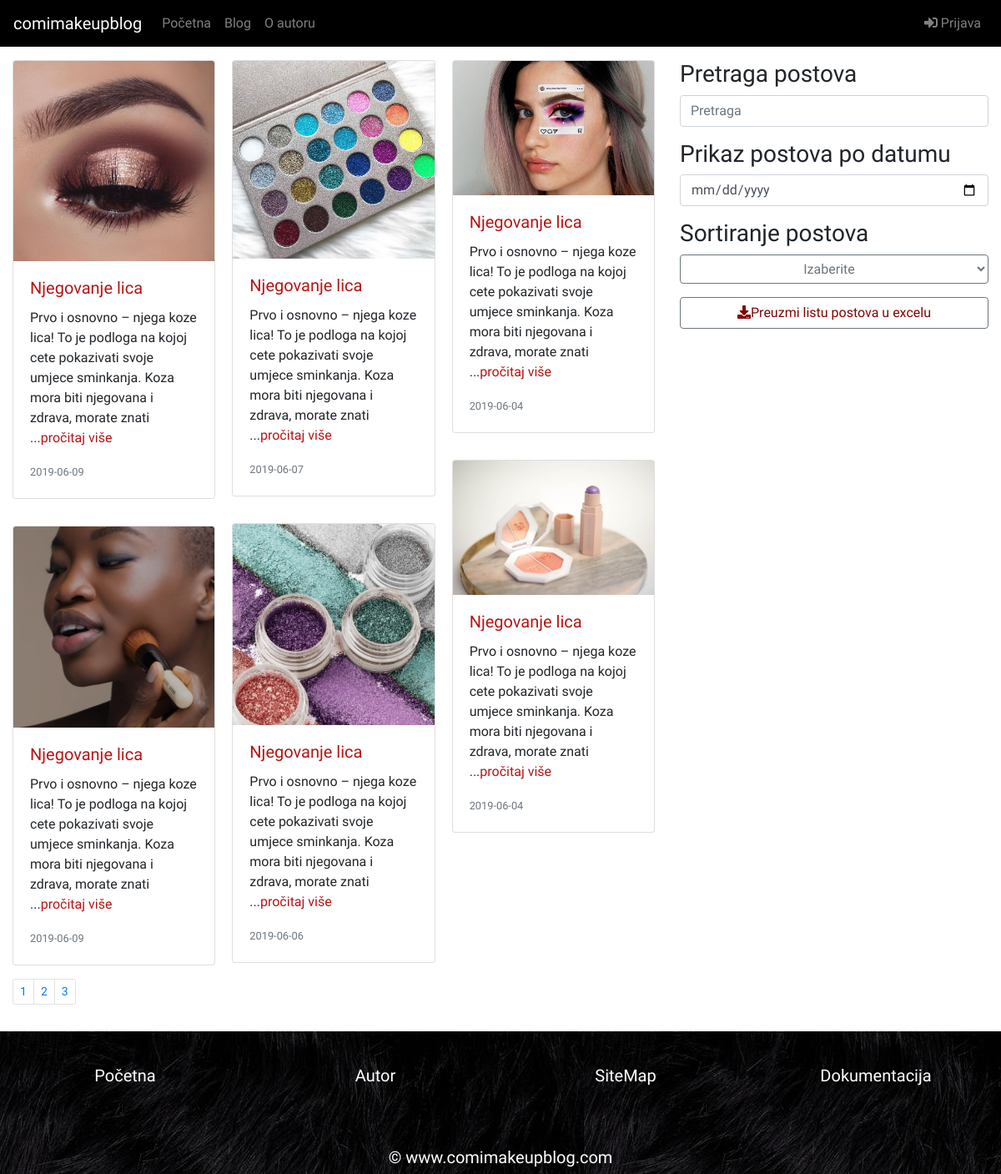
The page /index.php?page=blog on the database its author committed.
### tables this page shows
CREATE TABLE `navigacija` (
  `idLinka` int(11) NOT NULL,
  `nazivLinka` varchar(256) NOT NULL,
  `hrefLinka` varchar(256) NOT NULL,
  `admin` tinyint(1) NOT NULL
);

CREATE TABLE `postovi` (
  `idPosta` int(11) NOT NULL,
  `naslovPosta` varchar(100) NOT NULL,
  `tekstPosta` varchar(1200) NOT NULL,
  `slikaPostaID` int(11) NOT NULL,
  `datPosta` date NOT NULL
);

CREATE TABLE `slike` (
  `idSlike` int(11) NOT NULL,
  `hrefSlike` varchar(256) NOT NULL,
  `altSlike` varchar(40) NOT NULL,
  `malaSlikaHref` varchar(256) NOT NULL,
  `sivaSlikaHref` varchar(256) NOT NULL
);

### config/konekcija.php (called while the page is built, shortened)
<?php
try {
    $conn = new PDO("mysql:host=".SERVER.";dbname=".DATABASE.";charset=utf8", USERNAME, PASSWORD);
    $conn->setAttribute(PDO::ATTR_DEFAULT_FETCH_MODE, PDO::FETCH_OBJ);
    $conn->setAttribute(PDO::ATTR_ERRMODE, PDO::ERRMODE_EXCEPTION);
}
catch(PDOException $ex){
    echo $ex->getMessage();
}
function executeQuery($query){
    global $conn;
    return $conn->query($query)->fetchAll();
}
function executeQueryOneRow($query){
    global $conn;
    return $conn->query($query)->fetch();
}

### models/navigacija/navFunkcije.php (called while the page is built)
<?php
function dohvatiNavigaciju(){
    return executeQuery("SELECT * FROM navigacija");
}
?>

### models/postovi/paginacijaFunkcije.php (called while the page is built, shortened)
<?php
function dohvatiZaPaginaciju(){
    $result = executeQueryOneRow("SELECT COUNT(*) AS brojPostova FROM postovi");
    $brojPostova = $result->brojPostova;
    return ceil($brojPostova / postOffset);
}
function sviPostoviISLikeZaBlog($limit){
    global $conn;
    $select = $conn->prepare("SELECT *, p.idPosta AS postId FROM postovi p INNER JOIN slike s ON p.slikaPostaID=s.idSlike ORDER BY datPosta DESC LIMIT :limit, :postOffset");
    $limit = $limit * postOffset;
    $select->bindParam(":limit", $limit,PDO::PARAM_INT);
    $offset = postOffset;
    $select->bindParam(":postOffset", $offset, PDO::PARAM_INT);
    $select->execute();
    return $select->fetchAll();
}
?>

### views/pages/blog.php (the view, shortened to what this page needs)
<div class="content container-fluid">
      <div class="row">
          <div class="col-md-8 col-sm-12">
            <div class="card-columns" id="postovi">
          <?php
                include "models/postovi/paginacijaFunkcije.php";
                $postovi = sviPostoviISLikeZaBlog(0);
                foreach($postovi as $p):
                    $fit = "";
                    $deloviTeksta = explode(" ", $p->tekstPosta);
                    if(count($deloviTeksta)<25){
                        for($j=0; $j<20; $j++){
                            $fit = $fit.$deloviTeksta[$j]." ";
                        }
                        $fit = $fit."...<a href='?page=getone&id=".$p->idPosta."'>pročitaj više</a>";
                    }else{
                        for($j=0; $j<25; $j++){
                            $fit = $fit.$deloviTeksta[$j]." ";
                        }
                        $fit = $fit."...<a href='?page=getone&id=".$p->idPosta."'>pročitaj više</a>";}
                ?>
                <div class="card my-3">
                        <img class="card-img-top" src="<?=$p->hrefSlike?>" alt="<?=$p->altSlike?>">
                        <div class="card-body">
                          <a href="?page=getone&id=<?= $p->idPosta?>"><h5 class="card-title"><?=$p->naslovPosta?></h5></a>
                          <p class="card-text"><?= $fit ?></p>
                          <p class="card-text"><small class="text-muted"><?=$p->datPosta?></small></p>
                        </div>
                </div>
                <?php
                endforeach;
                ?>
          </div>
          <nav aria-label="...">
                  <ul class="pagination pagination-sm" id="pagination">
                  <?php
                        $brojPostova = dohvatiZaPaginaciju();
                        for($i = 1; $i <= $brojPostova; $i++):
                      ?>
                    <li class="page-item">
                      <a class="page-link post-pagination" href="#" data-page="<?= $i ?>"><?= $i ?></a>
                    </li>
                    <?php endfor; ?>
                  </ul>
                </nav>
            </div>
        <div class="col-lg-4 col-md-4 col-sm-12">
					<aside>
						<div class="sidebar-widget my-3">
							<h3 class="sidebar-title">Pretraga postova</h3>
							<div class="widget-container">
								<form>
									<input id="pretraga" type="text" placeholder="Pretraga" class="form-control"/>
								</form>
							</div>
						</div>
						<div class="sidebar-widget my-3">
							<h3 class="sidebar-title">Prikaz postova po datumu</h3>
							<div class="widget-container">
								<form>
									<input id="datum" type="date" placeholder="Odaberite datum" class="form-control"/>
								</form>
							</div>
						</div>
						<div class="sidebar-widget my-3">
							<h3 class="sidebar-title">Sortiranje postova</h3>
							<div class="list-group">
              <select id="sortiranje" class="btn btn-outline-secondary">
              <option value="0">Izaberite</option>
                              </select>
              </div>
            </div>
            <a class="btn btn-outline-secondary" href="models/export/excel.php" style="width:100%"><i class="fa fa-download"></i>Preuzmi listu postova u excelu</a>
					</aside>
				</div>
      </div>
  </div>

### views/fixed/header.php (shortened to what this page needs)
<!DOCTYPE html>
<html lang="en">
<head>
  <link rel="stylesheet" href="https://use.fontawesome.com/releases/v5.5.0/css/all.css"
>
  <link rel="stylesheet" href="https://maxcdn.bootstrapcdn.com/bootstrap/4.1.3/css/bootstrap.min.css">
  <link href="//maxcdn.bootstrapcdn.com/bootstrap/4.0.0/css/bootstrap.min.css" rel="stylesheet" id="bootstrap-css">
  <link rel="stylesheet" type="text/css" href="assets/css/style.css">
</head>
<body>
  <nav class="navbar navbar-expand-md bg-dark navbar-dark sticky-top">
    <a class="navbar-brand" href="?page=pocetna">comimakeupblog</a>
    <div id="navb" class="navbar-collapse collapse hide">
      <ul class="navbar-nav">
        <?php
        include_once "models/navigacija/navFunkcije.php";
        $nav = dohvatiNavigaciju();
        if(isset($_SESSION['admin'])):
        if($_SESSION['admin']):
        foreach($nav as $n):
        ?>
        <li class="nav-item">
          <a class="nav-link" href="index.php?page=<?=$n->hrefLinka?>"><?=$n->nazivLinka?></a>
        </li>
        <?php
        endforeach;
        else:
        foreach($nav as $n):
          if(!$n->admin):
        ?>
        <li class="nav-item">
          <a class="nav-link" href="index.php?page=<?=$n->hrefLinka?>"><?=$n->nazivLinka?></a>
        </li>
        <?php
        endif;
        endforeach;
        endif;
        else:
        foreach($nav as $n):
          if(!$n->admin):
        ?>
        <li class="nav-item">
          <a class="nav-link" href="index.php?page=<?=$n->hrefLinka?>"><?=$n->nazivLinka?></a>
        </li>
        <?php
        endif;
        endforeach;
        endif;
          ?>
        </ul>
      <ul class="nav navbar-nav ml-auto">
          <?php if(!isset($_SESSION['id'])): ?>
          <li class="nav-item">
            <a class="nav-link" data-toggle="modal" data-target="#modalLRForm"><span class="fas fa-sign-in-alt"></span> Prijava</a>
          </li>
          <?php
            endif;
          ?>
      </ul>
    </div>
  </nav>

### assets/css/style.css (style rules this page uses)
* { font-family: 'Exo', sans-serif; text-decoration: none; }
.nav-link { color:rgb(180, 21, 21); }
.crveni-text, .card a { color:rgb(180, 21, 21); text-decoration: none; }
a.btn, .crveni-text:hover, .nav-link:hover, #futer a:hover, .card a:hover { color:rgb(128, 5, 5); text-decoration: none; }
.navbar { margin-bottom: 0px; border-radius: 0px; background-color: black !important; }

### rows shown on the page
navigacija: nazivLinka "Početna"
navigacija: nazivLinka "Blog"
navigacija: nazivLinka "O autoru"
postovi: slikaPostaID.hrefSlike (picture), naslovPosta "Njegovanje lica", fit "Prvo i osnovno – njega koze lica! To je podloga na kojoj cete pokazivati svoje umjece sminkanja. Koza mora biti njegovana i zdrava, morate znati", datPosta "2019-06-09"
postovi: slikaPostaID.hrefSlike (picture), naslovPosta "Njegovanje lica", fit "Prvo i osnovno – njega koze lica! To je podloga na kojoj cete pokazivati svoje umjece sminkanja. Koza mora biti njegovana i zdrava, morate znati", datPosta "2019-06-09"
postovi: slikaPostaID.hrefSlike (picture), naslovPosta "Njegovanje lica", fit "Prvo i osnovno – njega koze lica! To je podloga na kojoj cete pokazivati svoje umjece sminkanja. Koza mora biti njegovana i zdrava, morate znati", datPosta "2019-06-07"
postovi: slikaPostaID.hrefSlike (picture), naslovPosta "Njegovanje lica", fit "Prvo i osnovno – njega koze lica! To je podloga na kojoj cete pokazivati svoje umjece sminkanja. Koza mora biti njegovana i zdrava, morate znati", datPosta "2019-06-06"
postovi: slikaPostaID.hrefSlike (picture), naslovPosta "Njegovanje lica", fit "Prvo i osnovno – njega koze lica! To je podloga na kojoj cete pokazivati svoje umjece sminkanja. Koza mora biti njegovana i zdrava, morate znati", datPosta "2019-06-04"
postovi: slikaPostaID.hrefSlike (picture), naslovPosta "Njegovanje lica", fit "Prvo i osnovno – njega koze lica! To je podloga na kojoj cete pokazivati svoje umjece sminkanja. Koza mora biti njegovana i zdrava, morate znati", datPosta "2019-06-04"
